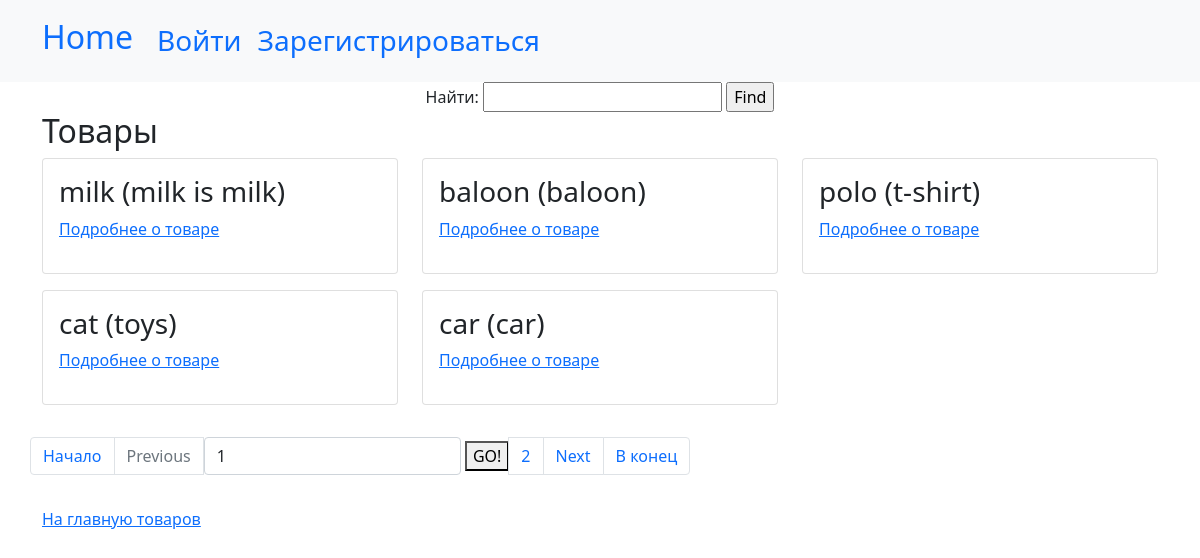
The app's page /, older data.
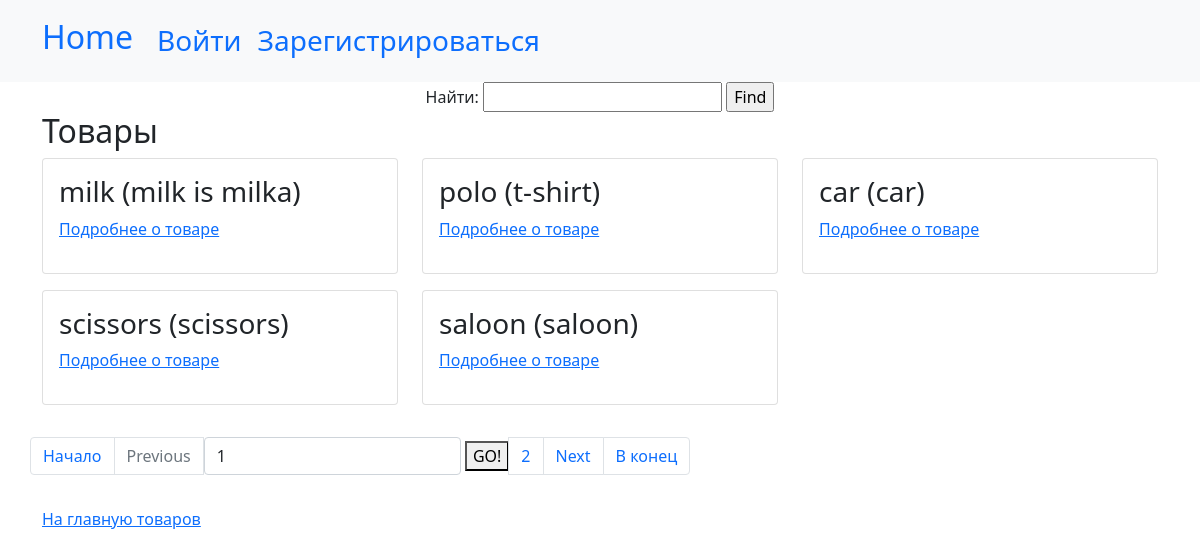
The same page, newer data.
### review/models.py (models this page shows, shortened)
class Product(models.Model):
    name = models.CharField(max_length=30, null=False, blank=False, verbose_name="наименование",)
    category = models.CharField(max_length=20, default=DEFAULT_CATEGORY, choices=CATEGORY_CHOICES,
                                verbose_name='Категория')
    description = models.TextField(max_length=500, null=True, blank=True, verbose_name="Описание")
    picture = models.ImageField(upload_to="avatars", null=True, blank=True, verbose_name="Картинка")
    def get_absolute_url(self):
        return reverse("review:product-view", kwargs={"pk": self.pk})
    class Meta:
        db_table = "products"
        verbose_name = "Продукт"
        verbose_name_plural = "Продукты"

### review/views/product_views.py (the view)
# urls.py: path('', ProductsView.as_view(), name="index_view"),
class ProductsView(ListView):
    model = Product
    template_name = "product/index.html"
    context_object_name = "products"
    paginate_by = 5
    def get(self, request, *args, **kwargs):
        self.form = self.get_find_form()
        self.search_value = self.get_find_value()
        return super().get(request, *args, **kwargs)
    def get_queryset(self):
        if self.search_value:
            return Product.objects.filter(Q(name__icontains=self.search_value)|
                                       (Q(description__icontains=self.search_value)))
        return Product.objects.all()
    def get_context_data(self, *, object_list=None, **kwargs):
        context = super().get_context_data(object_list=object_list, **kwargs)
        context['form'] = self.form
        if self.search_value:
            query = urlencode({'search': self.search_value})
            context['query'] = query
            context['search'] = self.search_value
        return(context)
    def get_find_form(self):
        return FindForm(self.request.GET)
    def get_find_value(self):
        if self.form.is_valid():
            return self.form.cleaned_data.get("search")

### review/forms.py
class FindForm(forms.Form):
    search = forms.CharField(max_length=50, required=False, label="Найти")

### review/templates/product/index.html (shortened to what this page needs)
{% extends "base.html" %}
{% load static %}
{% block content %}
{% include "partial/search.html" %}
    {% include "partial/the_list.html" %}
<a href="{% url "review:index_view" %}">На главную товаров</a>
{% endblock %}

### review/templates/base.html (shortened to what this page needs)
<!DOCTYPE html>
<html lang="en">
<head>
    <link rel="stylesheet" href="https://cdnjs.cloudflare.com/ajax/libs/font-awesome/4.7.0/css/font-awesome.min.css">
    <link href="https://cdn.jsdelivr.net/npm/bootstrap@5.0.2/dist/css/bootstrap.min.css" rel="stylesheet">
</head>
<body>
<nav class="navbar navbar-expand-lg bg-light">
  <div class="container">
    <a class="navbar-brand" href="{% url "review:index_view" %}"><h2>Home</h2></a>
    <div class="collapse navbar-collapse" id="navbarNavAltMarkup">
      <div class="navbar-nav mt-2">
      {% if request.user.is_authenticated %}
           <li class="nav-item">
        <a class="nav-link" href="{% url "accounts:logout" %}"><h3>Выйти</h3></a>
    </li>
          <li class="nav-item">
        <p class="nav-link">Hello <a href="{% url "accounts:profile" request.user.pk %}">{{ user.username }}</a></p>
    </li>
      {% else %}
       <li class="nav-item">
        <a class="nav-link" href="{% url "accounts:login" %}?next={{ request.get_full_path }}"><h3>Войти</h3></a>
    </li>
          <li class="nav-item">
        <a class="nav-link" href="{% url "accounts:registration" %}?next={{ request.get_full_path }}"><h3>Зарегистрироваться</h3></a>
    </li>
      {% endif %}
      </div>
    </div>
  </div>
</nav>
<div class="container">
 {% block content %}{% endblock %}
</div>
</body>
</html>

### review/templates/partial/search.html (shortened to what this page needs)
<form class="text-center" action="" method="GET">
    <label for="{{ form.search.id_for_label }}">{{ form.search.label }}:</label>
    {{ form.search }}
    <input type="submit" value="Find">
</form>

### review/templates/partial/the_list.html (shortened to what this page needs)
<h2>Товары</h2>
    <div class="row">
        {% for product in products %}
            <div class="col-12 col-md-6 col-lg-4">
                <div class="card mb-3">
                    <div class="card-body">
                        <h3>{{ product.name }} ({{ product.description}})</h3>
                        <p><a href="{{ product.get_absolute_url }}">Подробнее о товаре</a></p>
                    </div>
                </div>
            </div>
        {% endfor %}
    {% if is_paginated %}
        {% include "partial/pagination.html" %}
    {% endif %}
    </div>

### review/templates/partial/pagination.html (shortened to what this page needs)
<ul class="pagination mt-3">
    <li class="page-item">
        <a class="page-link" href="?page=1{% if query %}&{{ query }}{% endif %}">Начало</a>
    </li>
    {% if page_obj.has_previous %}
        <li class="page-item">
            <a class="page-link" href="?page={{ page_obj.previous_page_number }}{% if query %}&{{ query }}{% endif %}">Previous</a>
        </li>
        <li class="page-item">
            <a class="page-link"
               href="?page={{ page_obj.previous_page_number }}{% if query %}&{{ query }}{% endif %}">{{ page_obj.previous_page_number }}</a>
        </li>
    {% else %}
        <li class="page-item disabled">
            <a class="page-link" href="#" tabindex="-1" aria-disabled="true">Previous</a>
        </li>
    {% endif %}
    <li class="page-item active" aria-current="page">
        <form method="get">
            <label for="page">
                <input class="form-control" type="text" name="page" id="page" value="{{ page_obj.number }}">
            </label>
        <button type="submit">GO!</button>
        </form>
    </li>
    {% if page_obj.has_next %}
        <li class="page-item">
            <a class="page-link"
               href="?page={{ page_obj.next_page_number }}{% if query %}&{{ query }}{% endif %}">{{ page_obj.next_page_number }}</a>
        </li>
        <li class="page-item">
            <a class="page-link" href="?page={{ page_obj.next_page_number }}{% if query %}&{{ query }}{% endif %}">Next</a>
        </li>
    {% else %}
        <li class="page-item disabled">
            <a class="page-link" href="#" tabindex="-1" aria-disabled="true">Next</a>
        </li>
    {% endif %}
    <li class="page-item">
        <a class="page-link" href="?page={{ page_obj.paginator.num_pages }}{% if query %}&{{ query }}{% endif %}">В конец</a>
    </li>
</ul>

Row changes from the older to the newer data that the page shows:
removed Product: name "baloon", description "baloon"
removed Product: name "cat", description "toys"
changed Product "milk": description "milk is milk" → "milk is milka"
now on this page (row edited): Product: name "scissors", description "scissors"
added Product: name "saloon", description "saloon"
